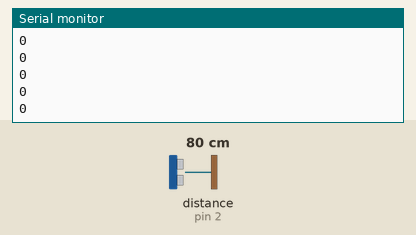
Bench run of a sketch on a simulated Arduino Uno, built with avr-gcc and run on an emulated ATmega328P. Parts: the last lines printed to the serial monitor. Wiring (inferred from the names in the program): ultrasonic range finder: trigger pin 3; echo pin 2. The inputs (shaded band) are chosen by the test bench; at power-on: distance to the obstacle (sensor on pin 2) 80 cm. The echo pulse lasts 58.3 µs per cm.

Above: at 1.2 s.
1.3 s: distance to the obstacle (sensor on pin 2) set to 2 cm
At 1.8 s:
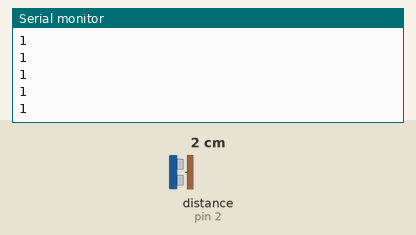
2.8 s: distance to the obstacle (sensor on pin 2) set to 4 cm
At 3.6 s:
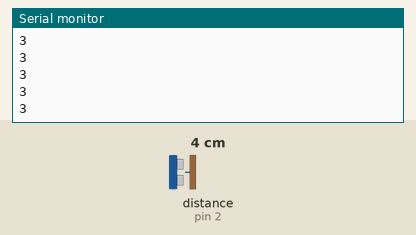
Timing chart, 0 to 5.8 s (numbered marks = the images above; inputs shaded):
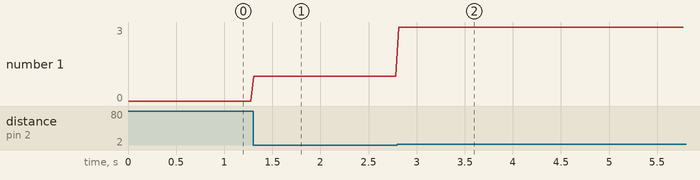

Measured:
- after the input at 1.3 s, the serial monitor: prints a new line at once (image 1)
- after the input at 2.8 s, the serial monitor: prints a new line at once (image 2)
- plotted number 1: 0 → 1 after the input at 1.3 s, 1 → 3 after the input at 2.8 s

The sketch:

medidaDistancia.ino
```cpp
const int EPin = 2;
const int TPin = 3;

long duration, cm, da;
const byte disMax = 50;

void setup() {
  // initialize serial communication:
  Serial.begin(9600);
  pinMode(TPin, OUTPUT);
  pinMode(EPin, INPUT);
}

void loop() {
  // Variables para conversion del tiempo del pulso a cm


  // Emitimos Señal disparo
  digitalWrite(TPin, LOW);
  delayMicroseconds(2);
  digitalWrite(TPin, HIGH);
  delayMicroseconds(10);
  digitalWrite(TPin, LOW);

  // Capturamos el tiempo tomado por el pulso
  duration = pulseIn(EPin, HIGH, 50000); // tiempo maximo de 50ms

  // Convertimos tiempo a cm
  cm = microsecondsToCentimeters(duration);
  if (cm > disMax) {
    cm = disMax;
  }
  // promedio datos
  if (cm != disMax && cm != 0){
    da = cm;
  }


  Serial.println(da);
  //Serial.print("cm");
  //Serial.println();

  delay(30);
}

long microsecondsToCentimeters(long microseconds) {
  // The speed of sound is 340 m/s or 29 microseconds per centimeter.
  // The ping travels out and back, so to find the distance of the
  // object we take half of the distance travelled.
  return microseconds / 58.30;
}
```
